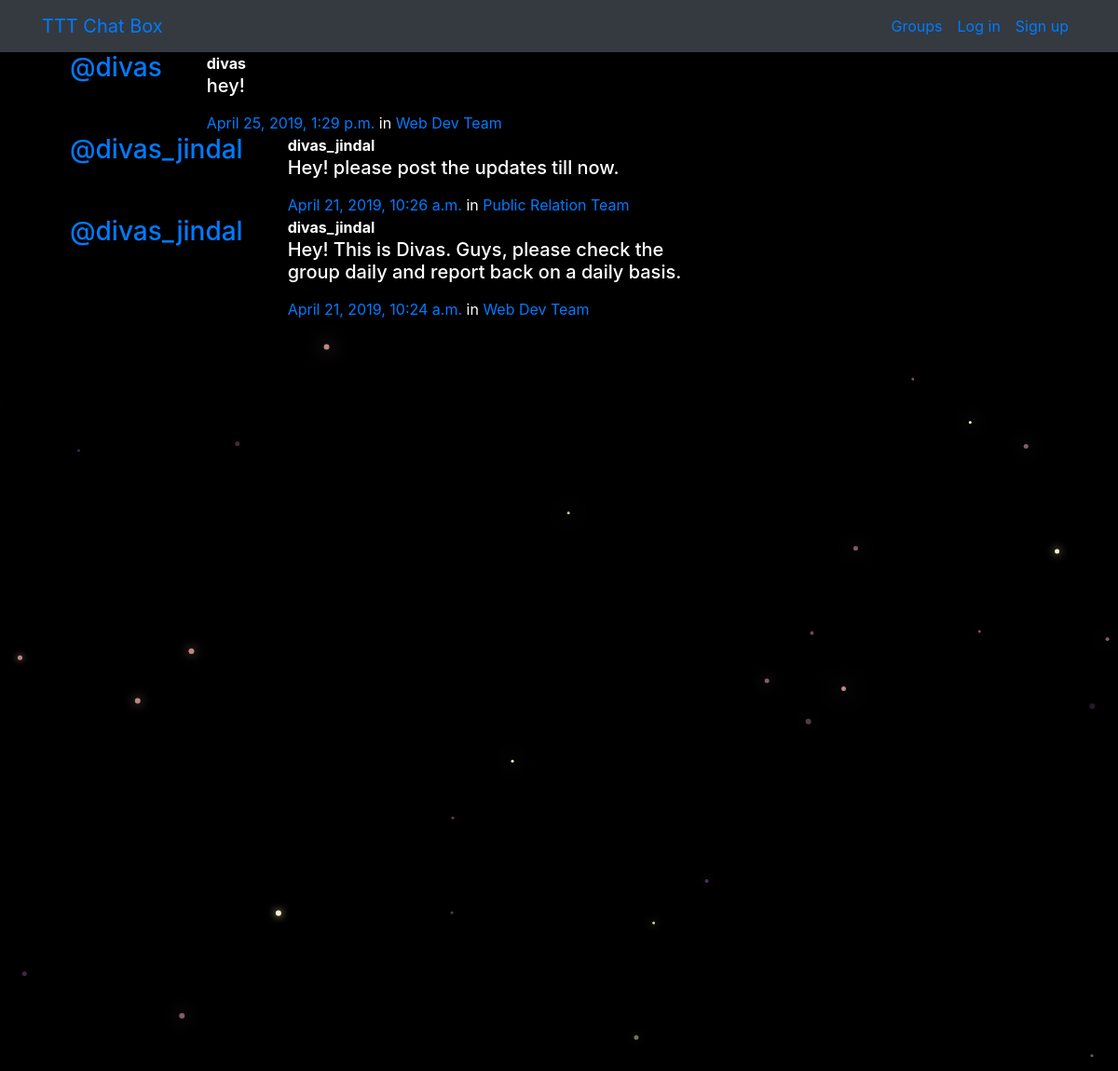
/posts/, run on the app's committed database.
### posts/models.py (models this page shows, shortened)
class Post(models.Model):
    user = models.ForeignKey(User, related_name="posts",on_delete=models.CASCADE)
    created_at = models.DateTimeField(auto_now=True)
    message = models.TextField()
    message_html = models.TextField(editable=False)
    group = models.ForeignKey(Group, related_name="posts",null=True, blank=True,on_delete=models.CASCADE)
    class Meta:
        ordering = ["-created_at"]
        unique_together = ["user", "message"]

### groups/models.py (models this page shows, shortened)
class Group(models.Model):
    name = models.CharField(max_length=255, unique=True)
    slug = models.SlugField(allow_unicode=True, unique=True)
    description = models.TextField(blank=True, default='')
    description_html = models.TextField(editable=False, default='', blank=True)
    members = models.ManyToManyField(User,through="GroupMember")
    class Meta:
        ordering = ["name"]

### posts/views.py (the view)
# urls.py: path('', views.PostList.as_view(), name="all"),
class PostList(SelectRelatedMixin, generic.ListView):
    model = models.Post
    select_related = ("user", "group")

### posts/templates/posts/post_list.html (shortened to what this page needs)
{% extends "posts/post_base.html" %}
{% load humanize %}
{% block post_content %}
<div class="col-md-8">
	{% for post in post_list %}
  {% include "posts/_post.html" %}
	{% endfor %}
</div>
{% endblock %}

### posts/templates/posts/_post.html (shortened to what this page needs)
<div class="media">
	<h3 class="mr-5"><a href="{% url 'posts:for_user' username=post.user.username %}">@{{ post.user.username }}</a></h3>
	<div class="media-body">
		<strong>{{ post.user.username }}</strong>
		<h5>{{ post.message_html|safe }}</h5>
			<time class="time"><a href="{% url 'posts:single' username=post.user.username pk=post.pk %}">{{ post.created_at }}</a></time>
			{% if post.group %}
			<span class="group-name">in <a href="#">{{ post.group.name }}</a></span>
			{% endif %}
	</div>
</div>

### static/simplesocial/css/master.css (style rules this page uses)
body { margin: 0; overflow: hidden; background-color: black; color:white; }

### data on the page
Post: user.username "divas", message_html "hey!", created_at "April 25, 2019, 1:29 p.m.", group.name "Web Dev Team"
Post: user.username "divas_jindal", message_html "Hey! please post the updates till now.", created_at "April 21, 2019, 10:26 a.m.", group.name "Public Relation Team"
Post: user.username "divas_jindal", message_html "Hey! This is Divas. Guys, please check the group daily and report back on a daily basis.", created_at "April 21, 2019, 10:24 a.m.", group.name "Web Dev Team"
